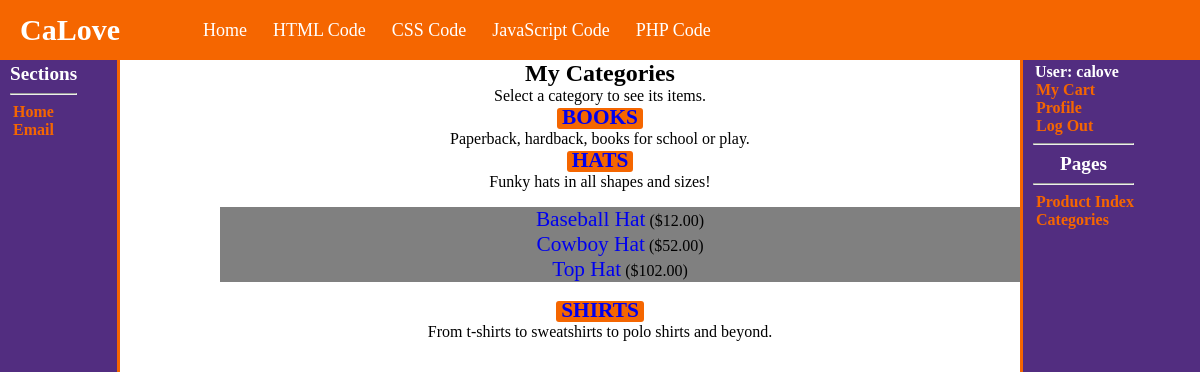
/seestore.php?cat_id=1 (signed in), run on the app's committed database.
### tables this page shows
CREATE TABLE `store_categories` (
  `id` int(11) NOT NULL,
  `cat_title` varchar(50) DEFAULT NULL,
  `cat_desc` text DEFAULT NULL
);

CREATE TABLE `store_items` (
  `id` int(11) NOT NULL,
  `cat_id` int(11) NOT NULL,
  `item_title` varchar(75) DEFAULT NULL,
  `item_price` float(8,2) DEFAULT NULL,
  `item_desc` text DEFAULT NULL,
  `item_image` varchar(50) DEFAULT NULL
);

### seestore.php (the view, shortened to what this page needs)
<?php
$mysqli = mysqli_connect("localhost", "calove", "VXvsjr71!", "onlinestore");
$display_block = "<h1>My Categories</h1>
<p>Select a category to see its items.</p>";
$get_cats_sql = "SELECT id, cat_title, cat_desc FROM store_categories ORDER BY cat_title";
$get_cats_res = mysqli_query($mysqli, $get_cats_sql) or die(mysqli_error($mysqli));
if (mysqli_num_rows($get_cats_res) < 1) {
  $display_block = "<p><em>Sorry, no categories to browse.</em></p>";
} else {
  while ($cats = mysqli_fetch_array($get_cats_res)) {
    $cat_id = $cats['id'];
    $cat_title = strtoupper(stripslashes($cats['cat_title']));
    $cat_desc = stripslashes($cats['cat_desc']);
    $display_block .= "<p><strong><a href=\"" . $_SERVER['PHP_SELF'] . "?cat_id=" . $cat_id . "\">" . $cat_title . "</a></strong><br>" . $cat_desc . "</p>";
    if (isset($_GET['cat_id']) && ($_GET['cat_id'] == $cat_id)) {
      $safe_cat_id = mysqli_real_escape_string($mysqli, $_GET['cat_id']);
      $get_items_sql = "SELECT id, item_title, item_price FROM store_items WHERE cat_id = '" . $safe_cat_id . "' ORDER BY item_title";
      $get_items_res = mysqli_query($mysqli, $get_items_sql) or die(mysqli_error($mysqli));
      if (mysqli_num_rows($get_items_res) < 1) {
        $display_block = "<p><em>Sorry, no items in this category.</em></p>";
      } else {
        $display_block .= "<ul>";
        while ($items = mysqli_fetch_array($get_items_res)) {
          $item_id = $items['id'];
          $item_title = stripslashes($items['item_title']);
          $item_price = $items['item_price'];
          $display_block .= "<li><a href=\"showitem.php?item_id=" . $item_id . "\">" . $item_title . "</a> (\$" . $item_price . ")</li>";
        }
        $display_block .= "</ul>";
      }
    }
  }
}
?>
<!DOCTYPE html>
<html lang="en">
<head>
  <link rel="stylesheet" href="layout.css">
</head>
<body>
  <header>
    <div class="header">
      <div class="menu">
        <nav>
          <div class="menu_content">
            <div class="logo"><a href="#">CaLove</a></div>
            <ul class="links">
              <li><a href="/420710/index.html">Home</a></li>
              <li>
                <a href="#" class="desktop-link">HTML Code</a>
              </li>
              <li>
                <a href="#" class="desktop-link">CSS Code</a>
              </li>
              <li>
                <a href="#" class="desktop-link">JavaScript Code</a>
              </li>
              <li>
                <a href="#" class="desktop-link">PHP Code</a>
              </li>
            </ul>
          </div>
        </nav>
      </div>
    </div>
  </header>
  <div class="wrapper">
    <nav>
      <div class="content_area">
        <?php
        if (isset($_SESSION['loggedin']) && $_SESSION['loggedin'] === true && isset($_SESSION['username'])) {
          $loggedInUsername = $_SESSION['username'];
        } else {
          $loggedInUsername = "";
        }
        ?>
        <?php echo $display_block; ?>
      </div>
      <div class="left_side">
        <ul>
          <div class="navHead">
            <h1><strong>Sections</strong></h1>
            <hr>
            <li><a href="/420710/index.html">Home</a><br></li>
            <li><a href="mailto:calove@g.clemson.edu">Email</a></li>
          </div>
        </ul>
      </div>
      <div class="right_side">
        <ul>
          <div class="navHead">
              <?php
              if ($loggedInUsername) {
                echo '<p><strong>User: ' . $loggedInUsername . '</strong></p>';
                echo '<li><a href="/phplogin/420710/onlineStore/cart.php">My Cart</a></li>';
                echo '<li><a href="/phplogin/420710/onlineStore/home.php">Profile</a></li>';
                echo '<li><a href="/phplogin/420710/onlineStore/logout.php">Log Out</a></li>';
              } else {
                echo '<p>Welcome, Guest</p>';
                echo '<li><a href="login.html">Sign In</a></li>';
              }
              ?>
              <hr>
                <h1><strong>Pages</strong></h1>
              <hr>
              <li><a href="seestore_withJS.php">Product Index</a></li>
              <li><a href="seestore.php">Categories</a></li>
          </div>
        </ul>
      </div>
    </nav>
  </div>
</body>
</html>

### layout.css (style rules this page uses)
.header { position: fixed; height: 60px; top: 0; left: 0; right: 0; width: 100%; background-color: #F56600; color: #522D80; border-bottom: 3px solid white; z-index: 1; box-sizing: border-box; }
h1, h2 { margin: 0; text-align: center; }
.navHead { text-align: left; position: fixed; margin-top: 3px; margin-left: 10px; margin-right: 20px; }
.navHead h1 { color: white; font-size: larger; }
.wrapper { position: fixed; left: 0; right: 0; top: 60px; bottom: 0; height: 100%; width: 100%; overflow-y: auto; }
.menu { background: #F56600; position: fixed; height: 60px; width: 100%; }
.menu nav { position: relative; display: flex; max-width: calc(100% - 200px); margin: 0 auto; height: 60px; align-items: center; justify-content: space-between; }
nav .menu_content { display: flex; align-items: center; height: 60px; margin: 0; }
nav .menu_content .links { display: flex; height: 60px; }
.menu .logo a { color: #fff; font-size: 30px; font-weight: 600; text-decoration: none; }
.menu_content .links li { list-style: none; line-height: 60px; }
.menu_content .links li a, .menu_content .links li label { color: #fff; font-size: 18px; font-weight: 500; padding: 9px 17px; border-radius: 5px; transition: all 0.3s ease; text-decoration: none; }
.left_side { position: fixed; left: 0; bottom: 0; text-align: center; width: 10%; margin-right: 5%; background-color: #522D80; height: 100%; min-height: 100vh; box-sizing: border-box; top: 60px; color: white; border-right: 3px solid #F56600; }
.content_area { margin-top: auto; position: relative; margin-right: 15%; margin-left: 15%; text-align: center; flex-direction: column; display: flex; width: auto; height: 100%; bottom: 0; word-break: keep-all; color: black; background-size: cover; border-bottom: 3px solid white; box-sizing: border-box; }
.content_area p { margin: 0 5px; font-size: 18pt; }
.right_side { display: flex; top: 60px; width: 10%; margin-left: 5%; position: fixed; right: 0; bottom: 0; text-align: left; display: flex; height: 100%; min-height: 100vh; border-left: 3px solid #F56600; background-color: #522D80; }
.left_side ul, .right_side ul { list-style: none; color: white; padding-left: 0px; padding-right: 0px; margin-top: 0px; height: auto; width: auto; text-align: center; display: block; }
.left_side li a:link, .left_side li a:visited, .left_side ul a:link, .left_side ul a:visited, .right_side li a:link, .right_side li a:visited { font-size: 12pt; font-weight: bold; padding: 3px 0px 3px 3px; color: #F56600; text-decoration: none; }
@media screen and (max-width: 1250px) { .wrapper { flex-direction: row; } }
@media screen and (max-width: 1250px) { .content_area p { margin-left: 10px; margin-right: 10px; font-size: 16pt; } }
@media screen and (max-width: 1250px) { .right_side { color: #F56600; background-color: #522D80; width: 15%; box-sizing: border-box; border-left: 3px solid #F56600; } }
@media screen and (max-width: 1250px) { .menu nav { max-width: 100%; padding: 0 20px; } }
@media screen and (max-width: 1250px) { nav .menu_content .links { margin-left: 30px; } }
@media screen and (max-width: 1250px) { .menu_content .links li a { padding: 8px 13px; } }

### seestore.php (style rules this page uses)
body { background-image: url("/phplogin/420710/Images/cool-background.png"); width: auto; }
.content_area p { font-size: 12pt; }
.content_area a { text-decoration: none; font-size: 16pt; }
ul { list-style: none; }
.navHead p { margin: 0px; padding-left: 2px; }
.content_area strong { background-color: #f56600; padding: 2px 5px 2px 5px; border-radius: 3px; }
.content_area ul li { background-color: gray; }

### data on the page
store_categories: cat_title "BOOKS", cat_desc "Paperback, hardback, books for school or play."
store_categories: cat_title "HATS", cat_desc "Funky hats in all shapes and sizes!"
store_items: item_title "Baseball Hat", item_price "12.00"
store_items: item_title "Cowboy Hat", item_price "52.00"
store_items: item_title "Top Hat", item_price "102.00"
store_categories: cat_title "SHIRTS", cat_desc "From t-shirts to sweatshirts to polo shirts and beyond."

### other printed values
$loggedInUsername "calove"
